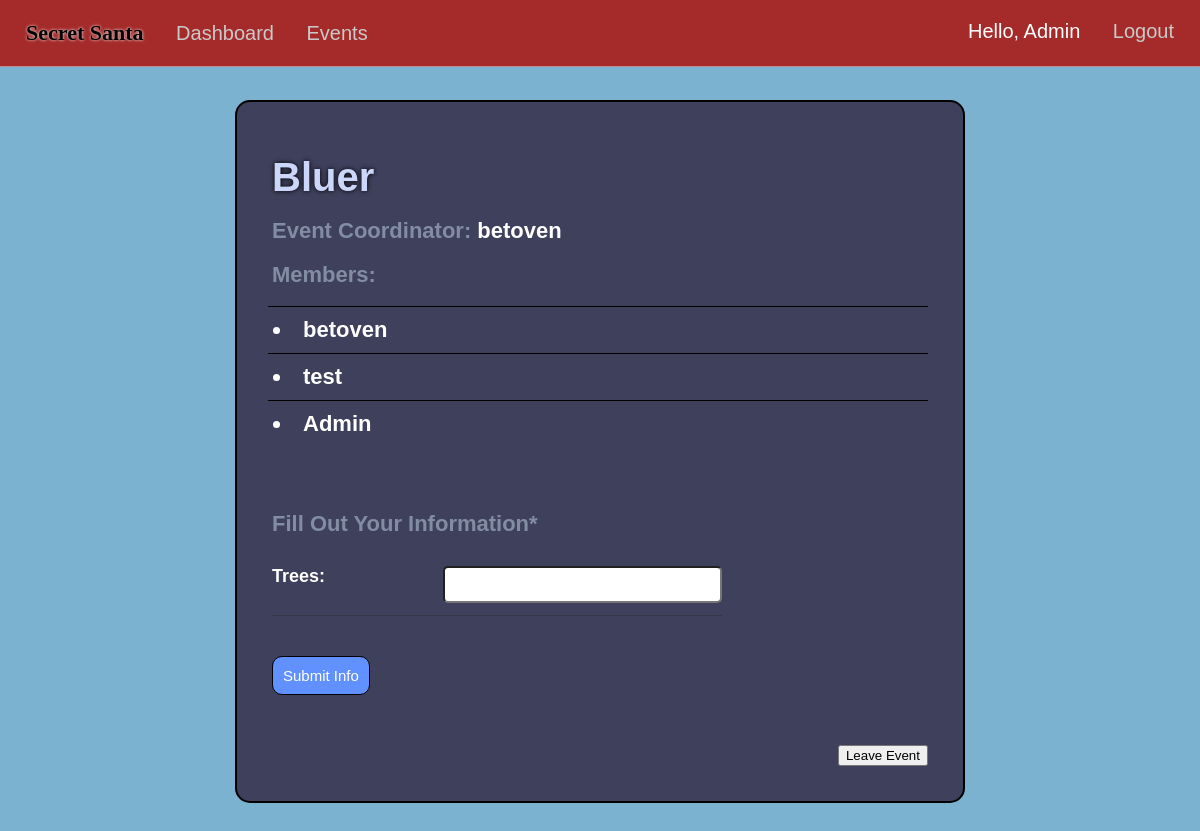
The app's page /event-info/id=8 (signed in) with its own data.
### market/models.py (models this page shows, shortened)
class User(db.Model, UserMixin):
    id = db.Column(db.Integer(), primary_key=True)
    username = db.Column(db.String(length=30), nullable=False, unique=True)
    first_name = db.Column(db.String(length=50), nullable=False)
    last_name = db.Column(db.String(length=50), nullable=False)
    email_address = db.Column(db.String(length=50), nullable=False, unique=True)
    password_hash = db.Column(db.String(length=60), nullable=False)
    events = db.relationship('Event', backref='coordinator', lazy=True)
    events_attending = db.relationship('EventMembers', backref='attendees', lazy=True)
    @property
    def password(self):
        return self.password_hash

class Event(db.Model):
    event_id = db.Column(db.Integer(), primary_key=True)
    coordinator_id = db.Column(db.Integer(), db.ForeignKey('user.id'), nullable=False)
    event_name = db.Column(db.String(length=75), nullable=False, unique=True)
    event_date = db.Column(db.Date())
    event_status = db.Column(db.String(length=20))
    members = db.relationship('EventMembers', backref='attended_events', lazy=True)
    fields = db.relationship('EventFields', backref='event_for_field', lazy=True)
    filled_fields = db.relationship('UserEventFields', backref='FieldEvent', lazy=True)

class EventMembers(db.Model):
    id = db.Column(db.Integer(), primary_key=True)
    event_id = db.Column(db.Integer(), db.ForeignKey('event.event_id'), nullable=False)
    user_id = db.Column(db.Integer(), db.ForeignKey('user.id'), nullable=False)
    status = db.Column(db.String(length=20))
    user = db.relationship('User', backref='event_members', lazy=True)
    events = db.relationship('Event', backref='event_link', lazy=True)

class EventFields(db.Model):
    id = db.Column(db.Integer(), primary_key=True)
    event_id = db.Column(db.Integer(), db.ForeignKey('event.event_id'), nullable=False)
    field_1 = db.Column(db.String(length=150), nullable=False)
    field_2 = db.Column(db.String(length=150))
    field_3 = db.Column(db.String(length=150))
    field_4 = db.Column(db.String(length=150))
    field_5 = db.Column(db.String(length=150))
    field_6 = db.Column(db.String(length=150))
    field_7 = db.Column(db.String(length=150))
    field_8 = db.Column(db.String(length=150))
    field_9 = db.Column(db.String(length=150))
    field_10 = db.Column(db.String(length=150))

### market/routes.py (the view, shortened to what this page needs)
@app.route("/event-info/id=<int:event_id>", methods=['GET','POST'])
@login_required
def event_info(event_id):
    event = Event.query.filter_by(event_id=event_id).first()
    event_pending = EventMembers.query.filter_by(event_id=event_id,status='pending').first()
    event_fields = EventFields.query.filter_by(event_id=event_id).first()
    member_status = EventMembers.query.filter_by(event_id=event_id,user_id=current_user.id,status='member').first()
    person_info = UserEventFields.query.filter_by(event_id=event_id,user_id=current_user.id).first()
    giving = GiverReceivers.query.filter_by(event_id=event_id, giver_id=current_user.id).first()
    if not event:
        flash('Event not found.', category='danger')
        return redirect(url_for('events_page'))
    form=AddUserEvent()
    fieldform=FieldsForm()
    userfieldsform=UserFieldsForm()
    return render_template("info.html",event=event, form=form, event_pending=event_pending,
                           event_fields=event_fields, fieldform=fieldform, userfieldsform=userfieldsform,
                           member_status=member_status, person_info=person_info,
                           giving=giving)

### market/forms.py (shortened to what this page needs)
class AddUserEvent(FlaskForm):
  username = StringField(validators=[DataRequired()])
  submit = SubmitField(label='Add Person')

class FieldsForm(FlaskForm):
  field_1 = StringField(label='Entry #1:', validators=[DataRequired()])
  field_2 = StringField(label='Entry #2:')
  field_3 = StringField(label='Entry #3:')
  field_4 = StringField(label='Entry #4:')
  field_5 = StringField(label='Entry #5:')
  field_6 = StringField(label='Entry #6:')
  field_7 = StringField(label='Entry #7:')
  field_8 = StringField(label='Entry #8:')
  field_9 = StringField(label='Entry #9:')
  field_10 = StringField(label='Entry #10:')
  submit = SubmitField(label='Submit Fields')

### market/models.py (called while the page is built)
@login_manager.user_loader
def load_user(user_id):
    return User.query.get(int(user_id))

### market/templates/info.html (shortened to what this page needs)
{% extends 'base.html' %}
  {% block style %}
  <link rel= "stylesheet" type= "text/css" href= "{{ url_for('static',filename='styles/events.css') }}">
  {% endblock %}
  {% block content %}
  {% if event.event_status=='open' %}
  <center>
    <div class="create-div">
      <div class="event">
        <div class="titles-div">
          <h1 class="e-title"><span class="event-info-title">{{event.event_name|title}}</span></h1>
          <h1 class="event-title e-title">Event Coordinator: <span class="event-info">{{event.coordinator.username}}</span></h1>
          <h1 class="event-title e-title">Members:</h1>
          <h1 class="event-title e-title">
          {% for attendee in event.members %}
            {% if current_user.username==attendee.user.username %}
              {% if attendee.user.id==event.coordinator_id %}
                <li class="event-info">{{ attendee.user.username }} </li>
              {% elif attendee.status =='member'%}
              <div class="member-delete">
                <li class="event-info">{{ attendee.user.username }} </li>
              </div>
              {% endif %}
            {% else %}
              {% if attendee.status =='member'%}
              <div class="member-delete">
                <li class="event-info">{{ attendee.user.username }} </li>
              </div>
              {% endif %}
            {% endif %}
          {% endfor %}
            </h1>
        </div>
        <br><br><br><br>
        {% if current_user.is_authenticated and event_fields and member_status and not person_info%}
        <h1 class="e-title">Fill Out Your Information*</h1><br>
        <form method="POST" action="{{ url_for('user_fields_add', event_id=event.event_id) }}">
          <div class="form-container">
          {% if event_fields.field_1 %}
            <div class="field-item form-flex">
              {{event_fields.field_1 | title}}:
              {{ userfieldsform.field_1(class="user-info")}}
            </div>
          {% endif %}
          {{userfieldsform.submit(class='submit-info-btn')}}
          </div>
        </form>
        {% endif %}
        <div class="key-btns-container">
          {% if current_user.is_authenticated and member_status and current_user.id!=event.coordinator.id %}
          <a href="{{ url_for('leave_event', event_id=event.event_id) }}"><button>Leave Event</button></a>
          {% endif %}
        </div>
      </div>
    </div>
  </center>
  {% endif %}
  {% endblock %}

### market/templates/base.html (shortened to what this page needs)
<!DOCTYPE html>
<html lang="en">
<head>
  <link rel= "stylesheet" type= "text/css" href= "{{ url_for('static',filename='styles/main.css') }}">
  {% block style %}
  {% endblock %}
</head>
<body>
  <nav>
    <ul class="top-left-nav">
      <a href="{{ url_for('home_page') }}" ><li class="li-title">
        Secret Santa
      </li></a>
    {% if current_user.is_authenticated %}
      <li>
        <a href="{{ url_for('dashboard_page') }}" class="nav-item">Dashboard</a>
      </li>
      <li>
        <a href="{{ url_for('events_page') }}" class="nav-item">Events</a>
      </li>
    {% endif %}
    </ul>
    {% if current_user.is_authenticated %}
    <ul class="top-right-nav">
      <li>
        <p class="nav-name">Hello, {{ current_user.first_name.title() }} </p>
      </li>
      <li>
        <a class="nav-item" href="{{ url_for('logout_page') }}">Logout</a>
      </li>
    </ul>
    {% endif %}
  </nav>
  {% block content %}
  {% endblock %}
</body>
</html>

### market/static/styles/main.css (style rules this page uses)
* { margin: 0px; box-sizing: border-box; }
body { margin-top: 66px; font-family: Arial, Helvetica, sans-serif; background-color: rgb(122, 178, 208); color: white; padding: 0px 10px; padding-bottom: 80px; }
nav { display: flex; justify-content: space-between; background-color: rgb(165, 43, 43); padding: 20px 20px; position: fixed; right: 0px; left: 0px; top:0px; z-index: 1000; color: black; font-family:'Gill Sans', 'Gill Sans MT', Calibri, 'Trebuchet MS', sans-serif; font-size: 20px; border-bottom: 1px solid rgba(209, 208, 208, 0.589); }
.li-title { font-weight: bolder; font-size: 22px; font-family: 'Grinched'; text-shadow: 0px 0px 3px white; }
.top-left-nav { list-style: none; padding: 0px; display: inline-block; }
.top-left-nav li,.top-right-nav li { display: inline-block; margin-right: 6px; margin-left: 6px; }
.top-right-nav { list-style: none; padding: 0px; display: inline-block; }
.nav-item { text-decoration: none; color: rgb(202, 201, 201); margin-left: 15px; }
.nav-name { text-decoration: none; color: rgb(255, 255, 255); }
a { text-decoration: none; color: Black; }

### market/static/styles/events.css (style rules this page uses)
body { margin-top: 80px; padding: 0px 10px; padding-bottom:60px ; }
.event { background-color: rgb(63, 64, 92); min-height: 350px; max-width: 750px; margin-top: 100px; border-radius: 15px; text-align: left; padding:35px; font-size: 12px; display: flex; flex-direction:column; justify-content:space-between; margin-left: 10px; margin-right: 10px; border: 2px solid black; }
.event-info-title { font-size: 40px; color: rgb(203, 214, 248); text-shadow: 0px 0px 5px black; }
.e-title { margin-top: 18px; font-size: 22px; color: rgb(130, 141, 163); font-family: 'Gill Sans', 'Gill Sans MT', Calibri, 'Trebuchet MS', sans-serif; }
.titles-div { display: inline-block; }
.event-info { color: rgb(255, 255, 255); }
.create-div { max-width: 750px; }
.submit-info-btn { font-size: 15px; padding: 10px; border-radius: 10px; border: 1px solid black; color: rgb(255, 255, 255); background-color: rgb(97, 144, 255); margin-top: 40px; font-family:"Calibri", Geneva, Tahoma, sans-serif; cursor: pointer; }
.user-info { font-size: 20px; padding: 5px; border-radius: 5px; margin-bottom: 12px; }
.form-flex { display: flex; max-width: 450px; justify-content:space-between; align-items: top; border-bottom: 1px solid rgba(39, 39, 39, 0.411); padding-top: 15px; }
.member-delete { display: flex; justify-content: space-between; border-top: 1px solid black; border-radius: 0px; padding: 5px; margin-top: 10px; padding-top: 10px; padding-bottom: 0px; margin-left: -4px; }
.field-item { color:rgb(255, 255, 255); font-size: large; font-weight: bold; }
.key-btns-container { display: flex; margin-top: 50px; justify-content: end; }

### records on screen
User: first_name "Admin"
Event: event_name "Bluer"
User: coordinator.username "betoven"
EventMembers: user.username "betoven"
EventMembers: user.username "test"
EventMembers: user.username "Admin"
EventFields: field_1 "Trees"
